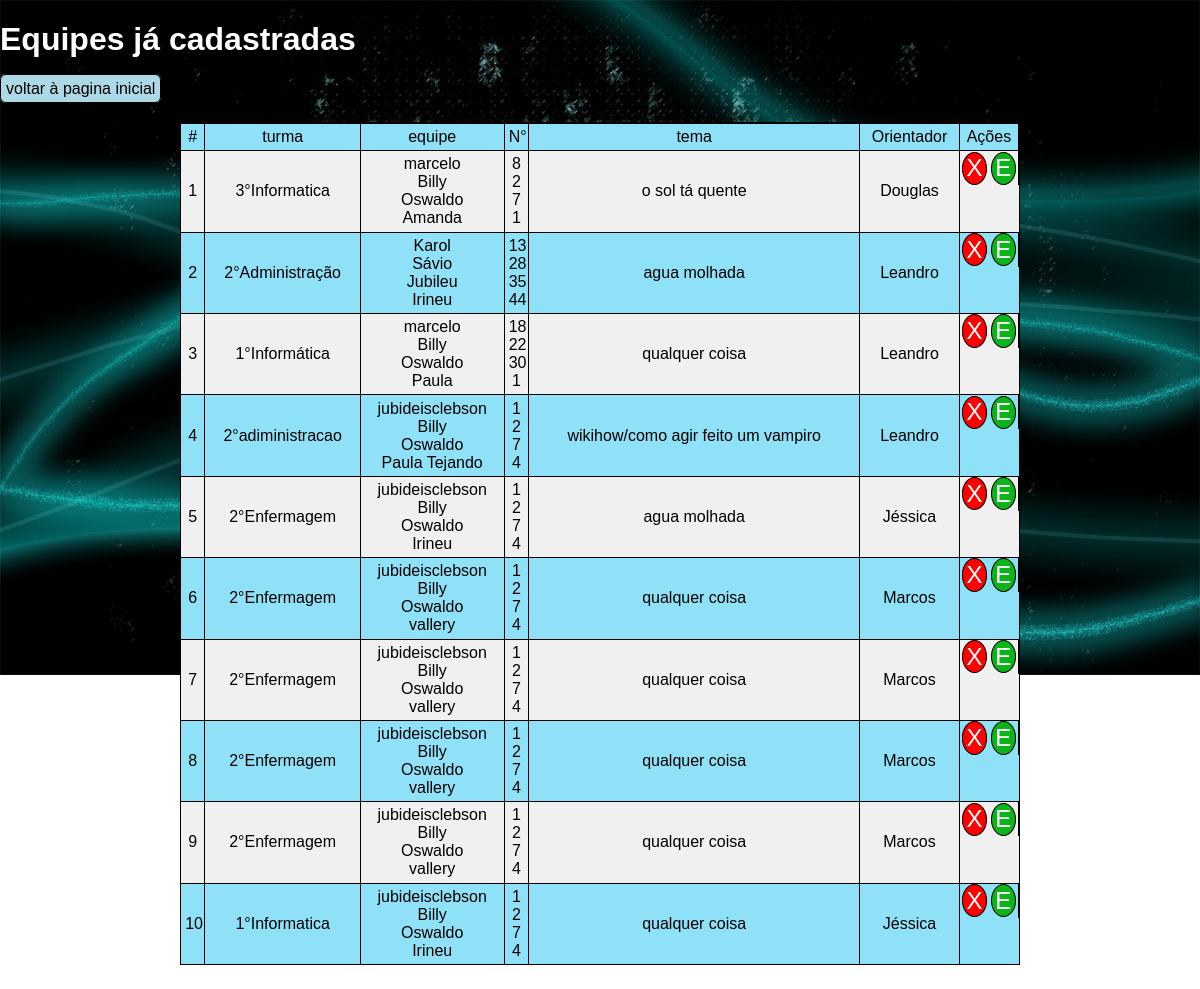
/adm/edcadastroADM.php, run on the app's committed database.
### tables this page shows
CREATE TABLE `ciencia` (
  `id` int(11) NOT NULL AUTO_INCREMENT,
  `nome` varchar(120) NOT NULL,
  `chamada` varchar(5) NOT NULL,
  `nome2` varchar(120) NOT NULL,
  `chamada2` varchar(5) NOT NULL,
  `nome3` varchar(120) NOT NULL,
  `chamada3` varchar(5) NOT NULL,
  `nome4` varchar(120) NOT NULL,
  `chamada4` varchar(5) NOT NULL,
  `turma` varchar(45) NOT NULL,
  `tema` varchar(150) NOT NULL,
  `orientador` varchar(45) NOT NULL,
  PRIMARY KEY (`id`)
);

### adm/edcadastroADM.php (the view, shortened to what this page needs)
<!DOCTYPE html>
<html lang="en">
<head>
    <link rel="stylesheet" href="cadastroADM.css">
</head>
<body>
<h1>Equipes já cadastradas</h1>
 <table>
        <tr>
            <td>#</td>
            <td> turma</td>
            <td> equipe</td>
            <td> N°</td>
            <td> tema</td>
            <td>Orientador</td>
            <td>Ações</td>
        </tr>
        <?php
        include("conect.php");
            $selecionar = "SELECT * FROM ciencia ORDER BY id";
            try{
                $rSelect = $conect -> prepare($selecionar);
                $rSelect -> execute();
                $num = 1;
                $cSelect = $rSelect -> rowCount();
                if($cSelect > 0){
                    while($mostrar = $rSelect -> FETCH(PDO::FETCH_OBJ)){
        ?>
                <td><?php echo $num++;?></td>
                <td><?php echo $mostrar -> turma;?></td>
                <td><?php echo $mostrar -> nome; echo "<br>" .  $mostrar -> nome2; echo "<br>" .  $mostrar -> nome3; echo "<br>" .  $mostrar -> nome4;?></td>
                <td><?php echo $mostrar -> chamada;   echo "<br>" .  $mostrar -> chamada2;  echo "<br>" .  $mostrar -> chamada3;  echo "<br>" .  $mostrar -> chamada4;?></td>
                <td><?php echo $mostrar -> tema;?></td>
                <td><?php echo $mostrar -> orientador;?></td>
                <td style="display:flex; align-self:center;justify-content:space-around;"><a href="../comp/deletciencia.php?id=<?php echo $mostrar -> id;?>" class="delete" onclick="return confirm('Deseja remover esse cadastro?')">X</a>
                <a href="../comp/editarciencia.php?id=<?php echo $mostrar -> id;?>" class="editar">E</a></td>
        <?php
                    }
                }
            }catch(PDOException $erro){
                echo "Tá errado:" . $erro -> getMessage();
            }
        ?>
        <a href="cadastroADM.php">voltar à pagina inicial</a>
</body>
</html>

### adm/cadastroADM.css (style rules this page uses)
body { margin: 0; padding:0; box-sizing: border-box; font-family: Arial; outline: 0; Background: url(../img/feira1.jpg); background-repeat: no-repeat; background-size: 100%; background-attachment: fixed; }
table { width: 70%; margin-right: auto; margin-left: auto; margin-top: 2%; margin-bottom: 2%; border: 1px solid #000; border-spacing: 0; background: #fff; }
td { border-right: 1px solid #000; border-top: 1px solid #000; text-align: center; padding: 0.5%; }
.delete { text-decoration: none; background: red; color: #fff; font-size: 150%; padding: 3% 3%; border-radius: 100%; }
.editar { text-decoration: none; background: rgb(10, 180, 25); color: #fff; font-size: 150%; padding: 3% 3%; border-radius: 100%; }
h1 { color: #fff; }
a { color: #000; background: lightblue; padding: 5px; width: 35%; text-decoration: none; border-radius: 6px; border: 1px solid #000; }
tr:nth-child(odd) { background: rgb(142, 225, 246); }

### data on the page
ciencia: turma "3°Informatica", nome "marcelo", nome2 "Billy", nome3 "Oswaldo", nome4 "Amanda", chamada "8", chamada2 "2", chamada3 "7", chamada4 "1", tema "o sol tá quente", orientador "Douglas"
ciencia: turma "2°Administração", nome "Karol", nome2 "Sávio", nome3 "Jubileu", nome4 "Irineu", chamada "13", chamada2 "28", chamada3 "35", chamada4 "44", tema "agua molhada", orientador "Leandro"
ciencia: turma "1°Informática", nome "marcelo", nome2 "Billy", nome3 "Oswaldo", nome4 "Paula", chamada "18", chamada2 "22", chamada3 "30", chamada4 "1", tema "qualquer coisa", orientador "Leandro"
ciencia: turma "2°adiministracao", nome "jubideisclebson", nome2 "Billy", nome3 "Oswaldo", nome4 "Paula Tejando", chamada "1", chamada2 "2", chamada3 "7", chamada4 "4", tema "wikihow/como agir feito um vampiro", orientador "Leandro"
ciencia: turma "2°Enfermagem", nome "jubideisclebson", nome2 "Billy", nome3 "Oswaldo", nome4 "Irineu", chamada "1", chamada2 "2", chamada3 "7", chamada4 "4", tema "agua molhada", orientador "Jéssica"
ciencia: turma "2°Enfermagem", nome "jubideisclebson", nome2 "Billy", nome3 "Oswaldo", nome4 "vallery", chamada "1", chamada2 "2", chamada3 "7", chamada4 "4", tema "qualquer coisa", orientador "Marcos"
ciencia: turma "2°Enfermagem", nome "jubideisclebson", nome2 "Billy", nome3 "Oswaldo", nome4 "vallery", chamada "1", chamada2 "2", chamada3 "7", chamada4 "4", tema "qualquer coisa", orientador "Marcos"
ciencia: turma "2°Enfermagem", nome "jubideisclebson", nome2 "Billy", nome3 "Oswaldo", nome4 "vallery", chamada "1", chamada2 "2", chamada3 "7", chamada4 "4", tema "qualquer coisa", orientador "Marcos"
ciencia: turma "2°Enfermagem", nome "jubideisclebson", nome2 "Billy", nome3 "Oswaldo", nome4 "vallery", chamada "1", chamada2 "2", chamada3 "7", chamada4 "4", tema "qualquer coisa", orientador "Marcos"
ciencia: turma "1°Informatica", nome "jubideisclebson", nome2 "Billy", nome3 "Oswaldo", nome4 "Irineu", chamada "1", chamada2 "2", chamada3 "7", chamada4 "4", tema "qualquer coisa", orientador "Jéssica"
